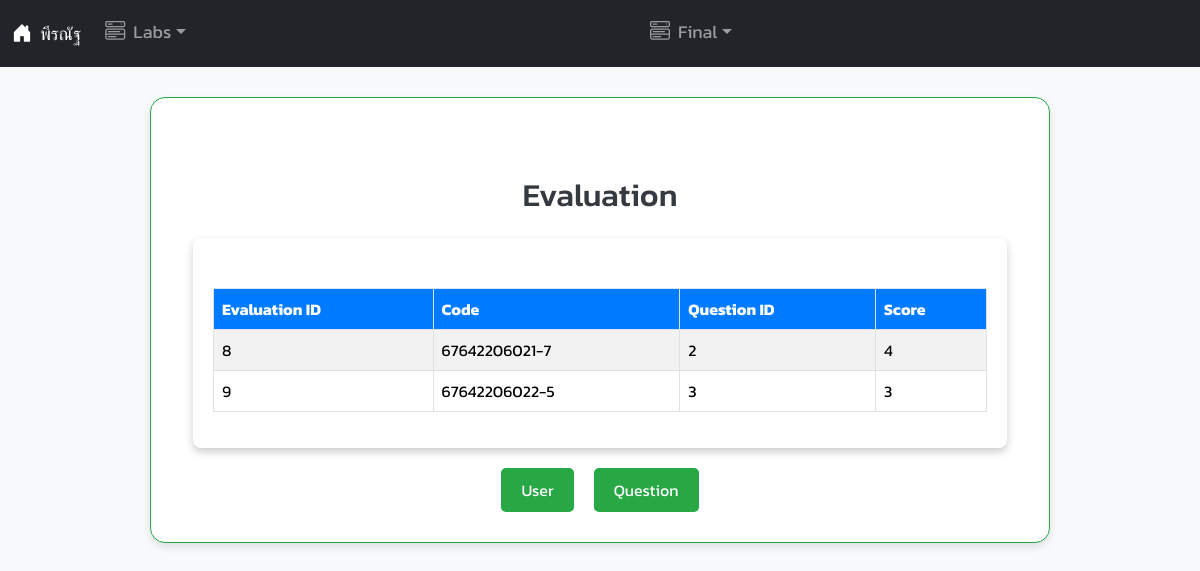
The app's page /?p=evalu_data with its own data.
### tables this page shows
CREATE TABLE `tb_evaluations` (
  `evaluation_id` int(11) NOT NULL,
  `code` varchar(20) DEFAULT NULL,
  `question_id` int(11) DEFAULT NULL,
  `score` int(11) DEFAULT NULL CHECK (`score` between 1 and 5)
);

### database/sd.php (called while the page is built, shortened)
<?php
class EvaluationItem {
    private $conn;
    private $table_name;
    public function __construct($db, $table) {
        $this->conn = $db;
        $this->table_name = $table;
    }
    public function read() {
        $query = "SELECT * FROM " . $this->table_name;
        $stmt = $this->conn->prepare($query);
        $stmt->execute();
        return $stmt;
    }
}
?>

### database/evaluations.php (the view, shortened to what this page needs)
<?php
require_once 'sd.php';
$database = new Database();
$db = $database->getConnection();
$evaluationItem = new EvaluationItem($db, "tb_evaluations");
$stmt = $evaluationItem->read();
$num = $stmt->rowCount();
?>
<!DOCTYPE html>
<html lang="th">
<head>
</head>
<body>
<div class="container mt-5">
    <h2 class="text-center mb-4">Evaluation</h2>
    <div class="table-container">
        <?php
        if ($num > 0) {
            echo "<div class='table-responsive'>";
            echo "<table class='table table-bordered table-striped'>";
            echo "<thead>";
            echo "<tr>";
            echo "<th>Evaluation ID</th>";
            echo "<th>Code</th>";
            echo "<th>Question ID</th>";
            echo "<th>Score</th>";
            echo "</tr>";
            echo "</thead>";
            echo "<tbody>";
            while ($row = $stmt->fetch(PDO::FETCH_ASSOC)) {
                echo "<tr>";
                echo "<td>" . htmlspecialchars($row['evaluation_id']) . "</td>";
                echo "<td>" . htmlspecialchars($row['code']) . "</td>";
                echo "<td>" . htmlspecialchars($row['question_id']) . "</td>";
                echo "<td>" . htmlspecialchars($row['score']) . "</td>";
                echo "</tr>";
            }
            echo "</tbody>";
            echo "</table>";
            echo "</div>";
        } else {
            echo "<div class='alert alert-warning text-center'>ไม่มีข้อมูลการประเมิน</div>";
        }
        ?>
    </div>
    <div class="btn-container">
        <button class="btn btn-primary" onclick="window.location.href='?p=userda'">User</button>
        <button class="btn btn-primary" onclick="window.location.href='?p=ques_data'">Question</button>
    </div>
</div>
</body>
</html>

### index.php (style rules this page uses)
body { font-family: 'Kanit', sans-serif; background-color: #f8f9fa; }
h2 { text-align: center; margin-top: 40px; margin-bottom: 20px; color: #28a745; }

### database/evaluations.php (style rules this page uses)
body { background-color: #f8f9fa; }
h2 { color: #343a40; }
.table-container { border-radius: 0.5rem; overflow: hidden; box-shadow: 0 4px 8px rgba(0, 0, 0, 0.2); background-color: white; padding: 20px; }
.table { width: 100%; border-collapse: collapse; }
.table thead th { background-color: #007bff; color: white; }
.container { margin-top: 50px; }
.btn-container { display: flex; justify-content: center; gap: 20px; margin-top: 20px; }
.btn-primary { padding: 10px 20px; background-color: #28a745; border: none; transition: background-color 0.3s ease; color: white; border-radius: 5px; }
.table-responsive { margin-top: 30px; overflow-x: auto; }

### records on screen
tb_evaluations: evaluation_id "8", code "67642206021-7", question "2", score "4"
tb_evaluations: evaluation_id "9", code "67642206022-5", question "3", score "3"
